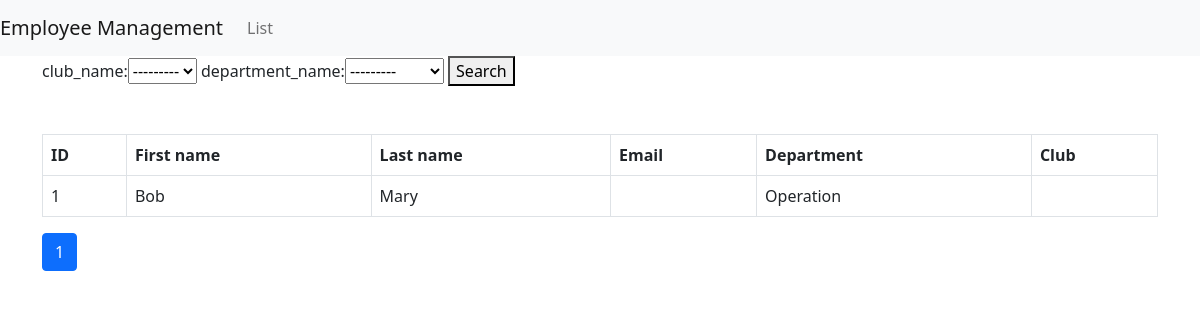
The app's page /, older data.
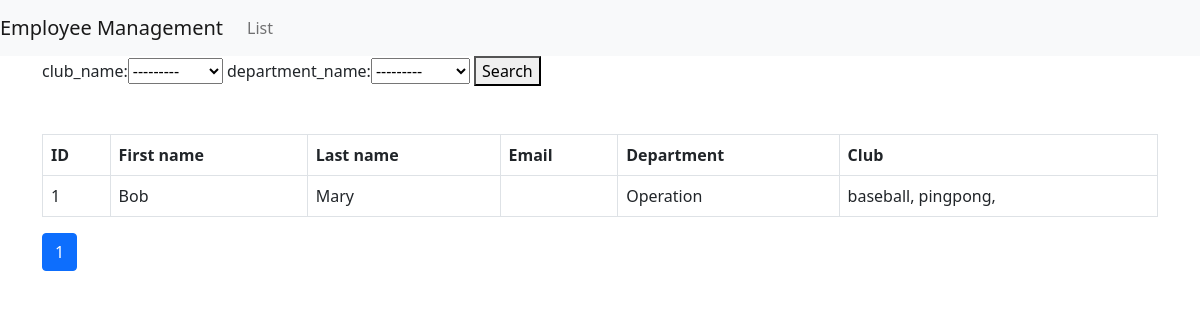
The same page, newer data.
### employee/models.py (models this page shows, shortened)
class Employee(models.Model):
    first_name = models.CharField('first_name', max_length=20)
    last_name = models.CharField('last_name', max_length=20)
    email = models.EmailField('email', blank=True)
    department = models.ForeignKey(Department, verbose_name='department', on_delete=models.PROTECT,)
    club = models.ManyToManyField(Club, verbose_name='club_name')
    created_at = models.DateTimeField('registerd_date', default=timezone.now)

class Department(models.Model):
    name = models.CharField('department_name', max_length=20)
    created_at = models.DateTimeField('registerd_date', default=timezone.now)
    def __str__(self):
        return self.name

class Club(models.Model):
    name =  models.CharField('club_name', max_length=20)
    created_at = models.DateTimeField('registerd_date', default=timezone.now)
    def __str__(self):
        return self.name

### employee/views.py (the view)
# urls.py: path('', views.IndexView.as_view(), name='index'),
class IndexView(generic.ListView):
    model = Employee
    paginate_by = 3
    def get_context_data(self):
        context = super().get_context_data()
        context['form'] = SearchForm(self.request.GET)
        return context
    def get_queryset(self):
        form = SearchForm(self.request.GET)
        form.is_valid()
        queryset = super().get_queryset()
        department = form.cleaned_data['department']
        if department:
            queryset = queryset.filter(department=department)
        club = form.cleaned_data['club']
        if club:
            queryset = queryset.filter(club=club)
        return queryset

### employee/forms.py
class SearchForm(forms.Form):
    club = forms.ModelChoiceField(queryset=Club.objects, label='club_name', required=False)
    department = forms.ModelChoiceField(queryset=Department.objects, label='department_name', required=False)

### employee/templates/employee/employee_list.html
{% extends 'employee/base.html' %}
{% block content %}
<form action="" method="GET">
    {{ form }}
    <button type="submit">Search</button>
</form>
<table class="table table-bordered mt-5">
    <thead>
        <tr>
            <th>ID</th>
            <th>First name</th>
            <th>Last name</th>
            <th>Email</th>
            <th>Department</th>
            <th>Club</th>
        </tr>
    </thead>
    <tbody>
        {% for employee in employee_list %}
        <tr>
            <td>{{ employee.pk }}</td>
            <td>{{ employee.first_name }}</td>
            <td>{{ employee.last_name }}</td>
            <td>{{ employee.email}}</td>
            <td>{{ employee.department }}</td>
            <td>{% for club in employee.club.all %}{{ club }}, {% endfor %}</td>
        </tr>
        {% endfor %}
    </tbody>
</table>
{% include 'employee/page4.html' %}
{% endblock content %}

Row changes from the older to the newer data that the page shows:
added Club: name "baseball"
added Club: name "pingpong"
